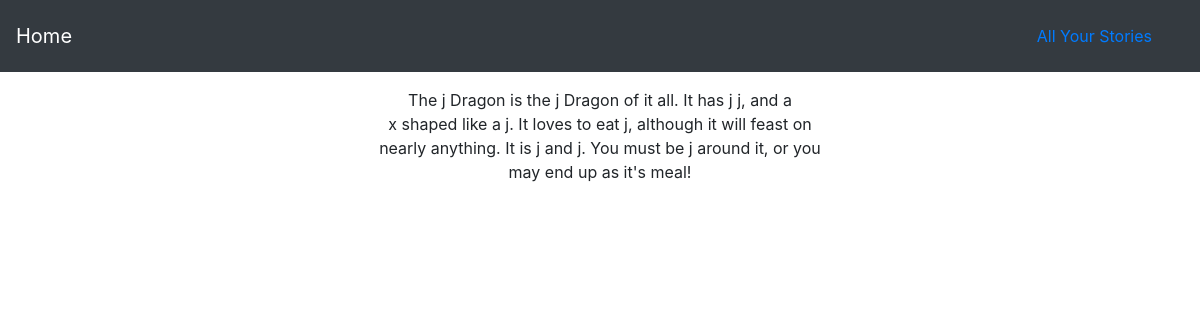
The app's page /story_dragons/2 with its own data.
### story_time/models.py (models this page shows)
class StoryDragons(models.Model):
    story_name = models.CharField(max_length=200)
    color = models.CharField(max_length=200)
    superlative = models.CharField(max_length=200)
    adjective1 = models.CharField(max_length=200)
    body_part = models.CharField(max_length=200)
    body_part2 = models.CharField(max_length=200)
    noun1 = models.CharField(max_length=200)
    animal = models.CharField(max_length=200)
    adjective2 = models.CharField(max_length=200)
    adjective3 = models.CharField(max_length=200)
    adjective4 = models.CharField(max_length=200)

### story_time/views.py (the view)
# urls.py: path('story_dragons/<int:item_id>', views.story_dragons, name='story_dragons'),
def story_dragons(request, item_id):
    item = StoryDragons.objects.get(pk=item_id)
    return render(request, 'story_time/story_dragons.html', {'item': item})

### story_time/templates/story_time/story_dragons.html
{% extends 'story_time/base.html' %}
{% block body %}
<div class="container mt-3">
  <p class="text-center">The {{ item.color }} Dragon is the {{ item.superlative }} Dragon of it all. It has
    {{ item.adjective1 }} {{ item.body_part }}, and a<br>
    {{ item.body_part2 }} shaped like a {{ item.noun1 }}. It loves to eat {{ item.animal }}, although it will feast on <br>
    nearly anything. It is {{ item.adjective2 }} and {{ item.adjective3 }}. You must be {{ item.adjective4 }} around it, or you<br>
    may end up as it's meal!
  </p>
</div>
{% endblock %}

### records on screen
StoryDragons: color "j", superlative "j", adjective1 "j", body_part "j", body_part2 "x", noun1 "j", animal "j", adjective2 "j", adjective3 "j", adjective4 "j"
